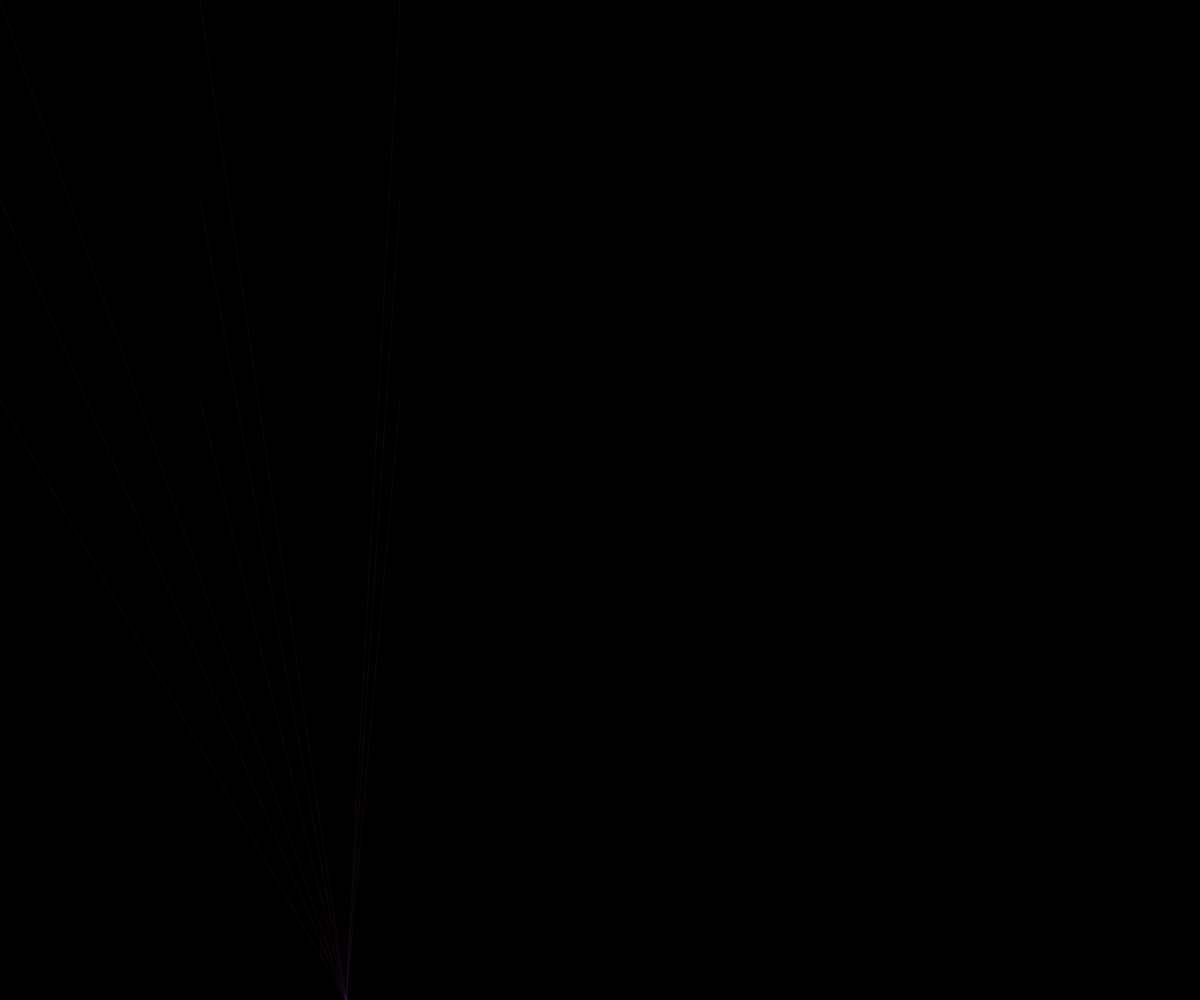
Frame 1 (no input)
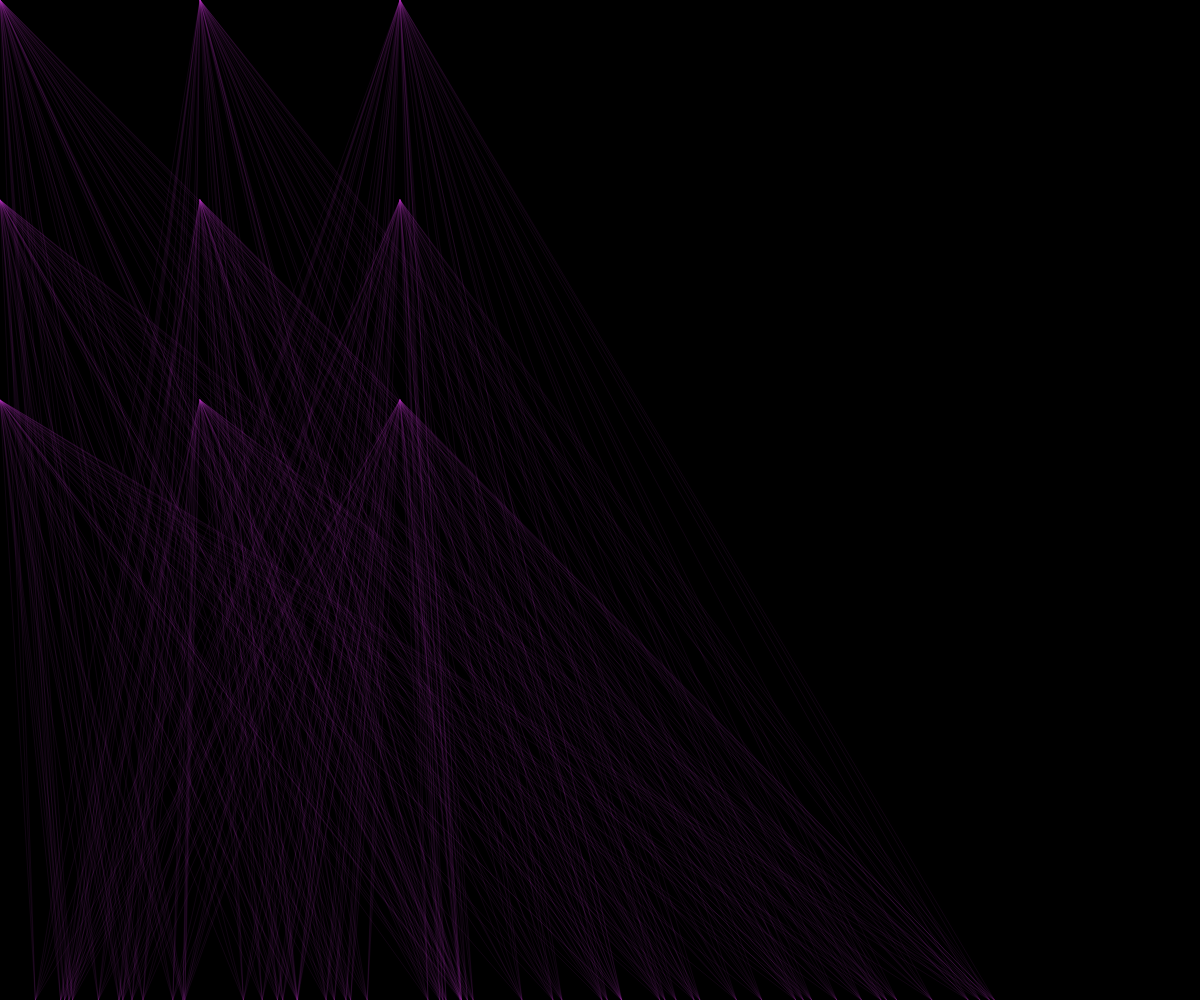
Frame 60 (no input)
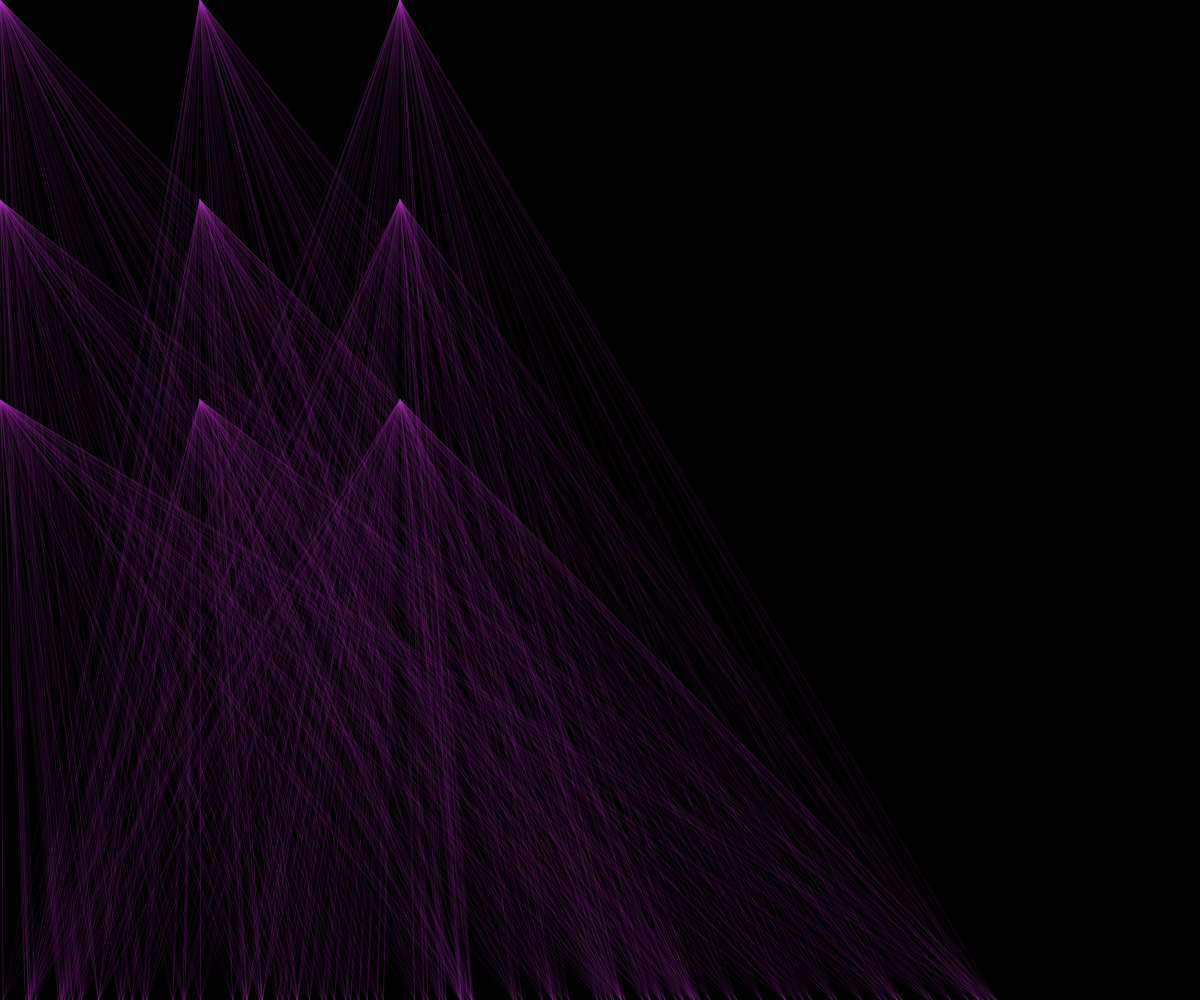
Frame 120 (the mouse pressed at the canvas centre since frame 60)

The p5.js sketch that drew these frames (run headless with seeded random() and noise() and a simulated clock; from frame 60 on, the mouse is pressed at the canvas centre):

// p5.js sketch
// ── sketch.js
// Project Title
// Your Name
// Date
//
// Extra for Experts:
// - describe what you did to take this project "above and beyond"

let x = 0;
let y = 0;

function setup() {
  createCanvas(windowWidth, windowHeight);
  stroke(random(255), random(255), random(255));
  strokeWeight(0.1);
  background(0);
}

function draw() {
  drawHorizontal();
  //drawVertical();
}

function drawHorizontal() {
  let newX = random(0, height);
  for (let i = 0; i < width/2; i += 200) {
    for (let j = 0; j < height/2; j += 200) {
      line(i, j, newX, height);
    }
  }

}

// function drawVertical() {
//   let newY = 100;
//   for (let i = 0; i < width; i += 10) {
//     for (let j = 0; j < height; j += 10) {
//       line(i, j, x, newY);
//     }
//   }

// }
